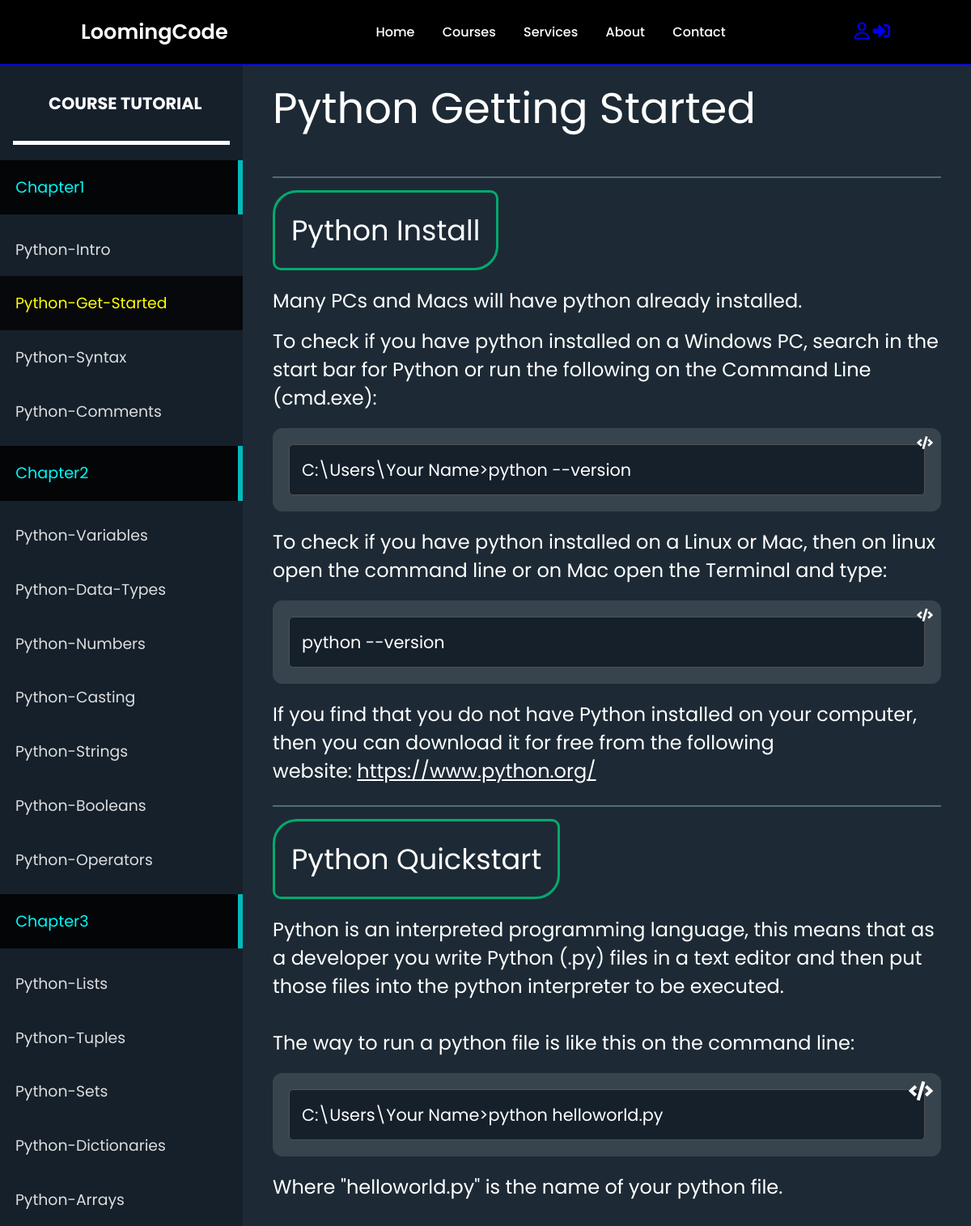
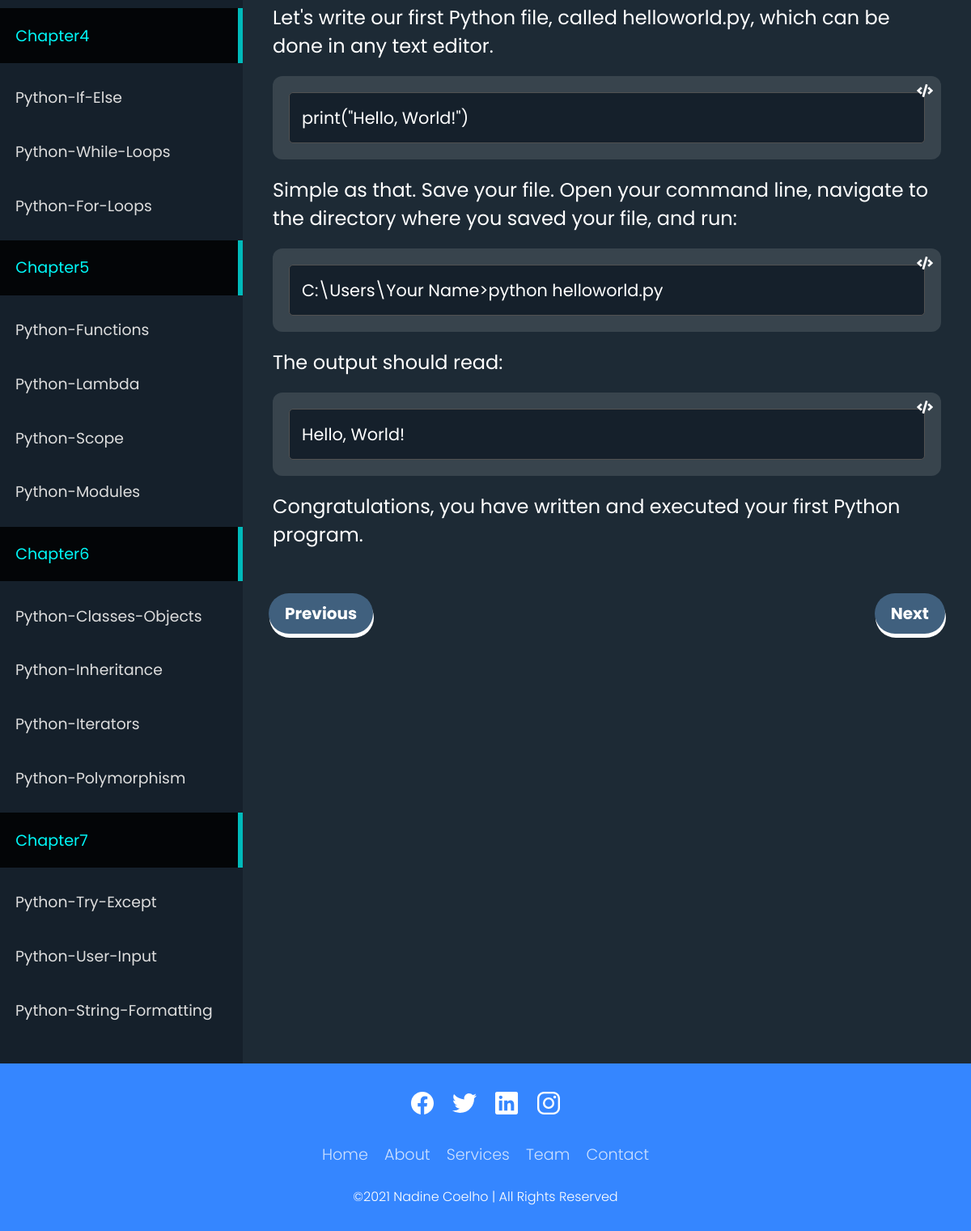
The app's page /Python/Python-Get-Started/ with its own data (2 pictures, top to bottom).
### hierarchy/models.py (models this page shows, shortened)
class Chapter(models.Model):
    course = models.ForeignKey(Course, on_delete=models.CASCADE)
    name = models.CharField(max_length=255)
    class Meta:
        unique_together = (('course', 'name'),)

class Topic(models.Model):
    topic_name = models.CharField(max_length=255)
    chapter = models.ForeignKey(Chapter, on_delete=models.CASCADE)
    course = models.ForeignKey(Course, on_delete=models.CASCADE)  # Add this field
    code_html = models.TextField(null=True, blank=True)
    rank = models.IntegerField(default=0)
    class Meta:
        unique_together = (('topic_name', 'course'),)

### hierarchy/views.py (the view)
# urls.py: path('<str:course_name>/<path:topic_name>/', views.course_detail, name='course_detail'),
def course_detail(request, course_name, topic_name):
    course = Course.objects.get(name=course_name)
    chapters = Chapter.objects.filter(course=course)
    topics = Topic.objects.filter(course=course).order_by('chapter', 'rank')  # Order topics by chapter and rank
    topic = Topic.objects.get(course=course,topic_name=topic_name)
    previous_topic = None
    next_topic = None
    for i, t in enumerate(topics):
        if t == topic:
            if i > 0:
                previous_topic = topics[i - 1]
            if i < len(topics) - 1:
                next_topic = topics[i + 1]
            break
    return render(request, 'base1.html', {'course1': course_name, 'chapters': chapters, 'topics': topics, 'top': topic, 'previous_top': previous_topic, 'next_top': next_topic})

### hierarchy/templates/base1.html (shortened to what this page needs)
<!DOCTYPE html>
{% load static %}
<html lang="en">
  <head>
    <link
      rel="stylesheet"
      href="https://cdnjs.cloudflare.com/ajax/libs/font-awesome/6.5.1/css/all.min.css"
    />
    <link rel="stylesheet" href="https://cdnjs.cloudflare.com/ajax/libs/font-awesome/5.15.4/css/all.min.css">
    <link rel="stylesheet" type="text/css" href="{% static 'css/styles.css' %}">
  </head>
  <body>
    <header>
      <a href = "{% url 'home'%}" class = "logo">LoomingCode</a>
      <nav class = "navigation" id = "nav-middle">
        <a href = "{% url 'home'%}">Home</a>
        <a href="{% url 'home' %}#courses">Courses</a>
        <a href = "{% url 'home' %}#services">Services</a>
        <a href = "{% url 'home' %}#aboute">About</a>
        <a href="{% url 'home' %}#contact">Contact</a>
    </nav>
      <nav class = "navigation">
        <a href = "{% url 'profile'%}" id = "profile"><i class="fa-regular fa-user fa-lg"></i></a>
          <a href = "{% url 'login'%}"><i class="fa fa-right-to-bracket fa-lg"></i></a>
      </nav>
  </header>
      <div class="app">
        <aside class="sidebar">
          <h3>&nbsp; &nbsp; &nbsp; &nbsp; &nbsp;  Course Tutorial <br><br></h3>
          <nav class="menu">
            {% for chapter in chapters %}
            <p class="menu-chapter">{{ chapter.name }}</p>
            {% for topic in topics %}
            {% if topic.chapter == chapter %}
            <a href="{% url 'course_detail' course1 topic.topic_name %}" class="menu-item {% if topic.id == top.id %}active{% endif %}">{{ topic.topic_name }}</a>
            {% endif %}
            {% endfor %}
            {% endfor %}
          </nav>
        </aside>
        <main class="content">
          {{ top.code_html | safe }}
        {% if previous_top %}
  <button class="previous" onclick="window.location.href='{% url 'course_detail' course1 previous_top.topic_name %}'">Previous</button>
  {% else %}
  <button class="previous" onclick="window.location.href='{% url 'home'%}'"> Home</button>
  {% endif %}
  {% if next_top %}
  <button class="next" onclick="window.location.href='{% url 'course_detail' course1 next_top.topic_name %}'">Next</button>
  {% else %}
  <button class="next" onclick="window.location.href='{% url 'home'%}'"> Home</button>
  {% endif %}
</main>
    </div>
    <section class = "footerbody">
      <footer class="footer">
        <ul class="social-icon">
          <li class="social-icon__item"><a class="social-icon__link" href="#">
              <ion-icon name="logo-facebook"></ion-icon>
            </a></li>
          <li class="social-icon__item"><a class="social-icon__link" href="#">
              <ion-icon name="logo-twitter"></ion-icon>
            </a></li>
          <li class="social-icon__item"><a class="social-icon__link" href="#">
              <ion-icon name="logo-linkedin"></ion-icon>
            </a></li>
          <li class="social-icon__item"><a class="social-icon__link" href="#">
              <ion-icon name="logo-instagram"></ion-icon>
            </a></li>
        </ul>
        <ul class="menu">
          <li class="menu__item"><a class="menu__link" href="#">Home</a></li>
          <li class="menu__item"><a class="menu__link" href="#">About</a></li>
          <li class="menu__item"><a class="menu__link" href="#">Services</a></li>
          <li class="menu__item"><a class="menu__link" href="#">Team</a></li>
          <li class="menu__item"><a class="menu__link" href="#">Contact</a></li>
        </ul>
        <p>&copy;2021 Nadine Coelho | All Rights Reserved</p>
      </footer>
  </section>
  </body>
</html>

### hierarchy/static/css/styles.css (style rules this page uses)
* { font-family: "Poppins", sans-serif; margin: 0; padding: 0; box-sizing: border-box; scroll-behavior: smooth; }
body { background: #1D2A35; }
header { background-color: black; width: 100%; position: fixed; top: 0; left: 0; z-index: 9999; display: flex; align-items: center; justify-content: space-between; padding: 20px 100px; border-bottom: 1px solid blue; }
.logo { text-decoration: none; color: #ffffff; font-weight: 600; font-size: 1.6em; }
#nav-middle { margin-right: 0.4em; }
#nav-middle a { color: #ffffff; text-decoration: none; font-size: 1em; font-weight: 500; padding-left: 30px; }
.app { display: flex; min-height: 100vh; }
.sidebar { flex: 1 1 0; width: auto; overflow-y: auto; max-width: 300px; padding: 2rem 1rem; background-color: #15202B; padding-top: 7rem; z-index: 4; }
.content { flex: 1 1 0; padding: 2rem; padding-top: 5rem; min-height: calc(100vh - 370px); box-sizing: border-box; color: #fff; font-size: 1.2rem; }
.sidebar h3 { color: #fff; font-size: 1.3rem; text-transform: uppercase; margin-bottom: 0.9em; border-bottom: 5px solid #ffffff; }
.sidebar .menu { margin: 0 -1rem; }
.menu-chapter { padding: 1em; color: #FFF; font-size: 1.2rem; color: rgb(0, 248, 248); border-right: 6.5px solid rgb(0, 186, 186); margin-bottom: 0.5em; margin-top: 0.5em; background-color: rgba(0, 0, 0, 0.84); }
.sidebar .menu .menu-item { display: block; padding: 1em; color: #DDDDDD; text-decoration: none; transition: 0.2s linear; font-size: 1.18rem; }
.sidebar .menu .menu-item.active { color: yellow; background-color: rgba(4, 4, 5, 0.84); }
@media (width > 420px) { section { align-items: center; padding-left: 0; gap: 20px; } }
.outer-container { background-color: #38444d; padding: 20px; border-radius: 12px; margin-top: 20px; margin-bottom: 20px; position: relative; z-index: 3; }
.code-icon { position: absolute; top: 10px; right: 10px; color: #ffffff; font-size: 16px; }
.code-box { background-color: #15202B; border: 1px solid #515151; border-radius: 5px; font-family: monospace; font-size: 14px; padding: 15px; }
.code-content { font-size: 1.3rem; color: white; font-family: Courier, "Courier New", monospace; }
.heading-one { font-size: 3.3rem; padding: 5px; margin-top: 10px; margin-bottom: 10px; }
.heading-two { font-size: 2.2rem; display: inline-block; border: 3px solid #04AA6D; padding: 20px; border-radius: 30px 10px 30px 10px; margin-bottom: 20px; }
.text { font-size: 1.5rem; margin-bottom: 15px; }
.text a { color: white; }
hr { margin-top: -10px; margin-bottom: 15px; border: 1px #556b7a solid; }
button { border: none; outline: none; background-color: #40607e; padding: 10px 20px; font-size: 20px; font-weight: 700; color: #fff; border-radius: 100px; transition: all ease 0.1s; box-shadow: 1px 5px 0px 0px #ffffff; margin-top: 25px; }
button.previous { float: left; }
button.next { float: right; }
.footer { position: relative; width: 100%; background: #3586ff; min-height: 100px; padding: 20px 50px; display: flex; justify-content: center; align-items: center; flex-direction: column; }
.social-icon, .footer .menu { position: relative; display: flex; justify-content: center; align-items: center; margin: 10px 0; flex-wrap: wrap; }
.social-icon__item, .menu__item { list-style: none; }
.social-icon__link { font-size: 2rem; color: #fff; margin: 0 10px; display: inline-block; transition: 0.5s; }
.menu__link { font-size: 1.2rem; color: #fff; margin: 0 10px; display: inline-block; transition: 0.5s; text-decoration: none; opacity: 0.75; font-weight: 300; }
.footer p { color: #fff; margin: 15px 0 10px 0; font-size: 1rem; font-weight: 300; }

### records on screen
Chapter: name "Chapter1"
Topic: topic_name "Python-Intro"
Topic: topic_name "Python-Get-Started", code_html "Python Getting Started Python Install Many PCs and Macs will have python already installed. To check if you have python installed on a Windows PC, search in the start bar for Python or run the following on the Command Line (cmd.exe): C:\\Users\\Your Name>python --version To check if you have python installed on a Linux or Mac, then on linux open the command line or on Mac open the Terminal and type: python --version If you find that you do not have Python installed on your computer, then you can download it for free from the following website: https://www.python.org/ Python Quickstart Python is an interpreted programming language, this means that as a developer you write Python (.py) files in…"
Topic: topic_name "Python-Syntax"
Topic: topic_name "Python-Comments"
Chapter: name "Chapter2"
Topic: topic_name "Python-Variables"
Topic: topic_name "Python-Data-Types"
Topic: topic_name "Python-Numbers"
Topic: topic_name "Python-Casting"
Topic: topic_name "Python-Strings"
Topic: topic_name "Python-Booleans"
Topic: topic_name "Python-Operators"
Chapter: name "Chapter3"
Topic: topic_name "Python-Lists"
Topic: topic_name "Python-Tuples"
Topic: topic_name "Python-Sets"
Topic: topic_name "Python-Dictionaries"
Topic: topic_name "Python-Arrays"
Chapter: name "Chapter4"
Topic: topic_name "Python-If-Else"
Topic: topic_name "Python-While-Loops"
Topic: topic_name "Python-For-Loops"
Chapter: name "Chapter5"
Topic: topic_name "Python-Functions"
Topic: topic_name "Python-Lambda"
Topic: topic_name "Python-Scope"
Topic: topic_name "Python-Modules"
Chapter: name "Chapter6"
Topic: topic_name "Python-Classes-Objects"
Topic: topic_name "Python-Inheritance"
Topic: topic_name "Python-Iterators"
Topic: topic_name "Python-Polymorphism"
Chapter: name "Chapter7"
Topic: topic_name "Python-Try-Except"
Topic: topic_name "Python-User-Input"
Topic: topic_name "Python-String-Formatting"
